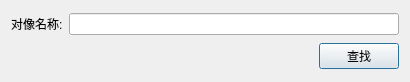
<?xml version="1.0" encoding="UTF-8"?>
<ui version="4.0">
 <class>findDlg</class>
 <widget class="QDialog" name="findDlg">
  <property name="geometry">
   <rect>
    <x>0</x>
    <y>0</y>
    <width>410</width>
    <height>82</height>
   </rect>
  </property>
  <property name="windowTitle">
   <string>Dialog</string>
  </property>
  <layout class="QVBoxLayout" name="verticalLayout">
   <item>
    <layout class="QHBoxLayout" name="horizontalLayout">
     <item>
      <widget class="QLabel" name="label">
       <property name="text">
        <string>对像名称:</string>
       </property>
      </widget>
     </item>
     <item>
      <widget class="QLineEdit" name="lineEdit"/>
     </item>
    </layout>
   </item>
   <item>
    <layout class="QHBoxLayout" name="horizontalLayout_2">
     <item>
      <spacer name="horizontalSpacer">
       <property name="orientation">
        <enum>Qt::Horizontal</enum>
       </property>
       <property name="sizeHint" stdset="0">
        <size>
         <width>194</width>
         <height>20</height>
        </size>
       </property>
      </spacer>
     </item>
     <item>
      <widget class="QPushButton" name="pushButton">
       <property name="text">
        <string>查找</string>
       </property>
       <property name="autoDefault">
        <bool>true</bool>
       </property>
      </widget>
     </item>
    </layout>
   </item>
  </layout>
 </widget>
 <resources/>
 <connections/>
</ui>
